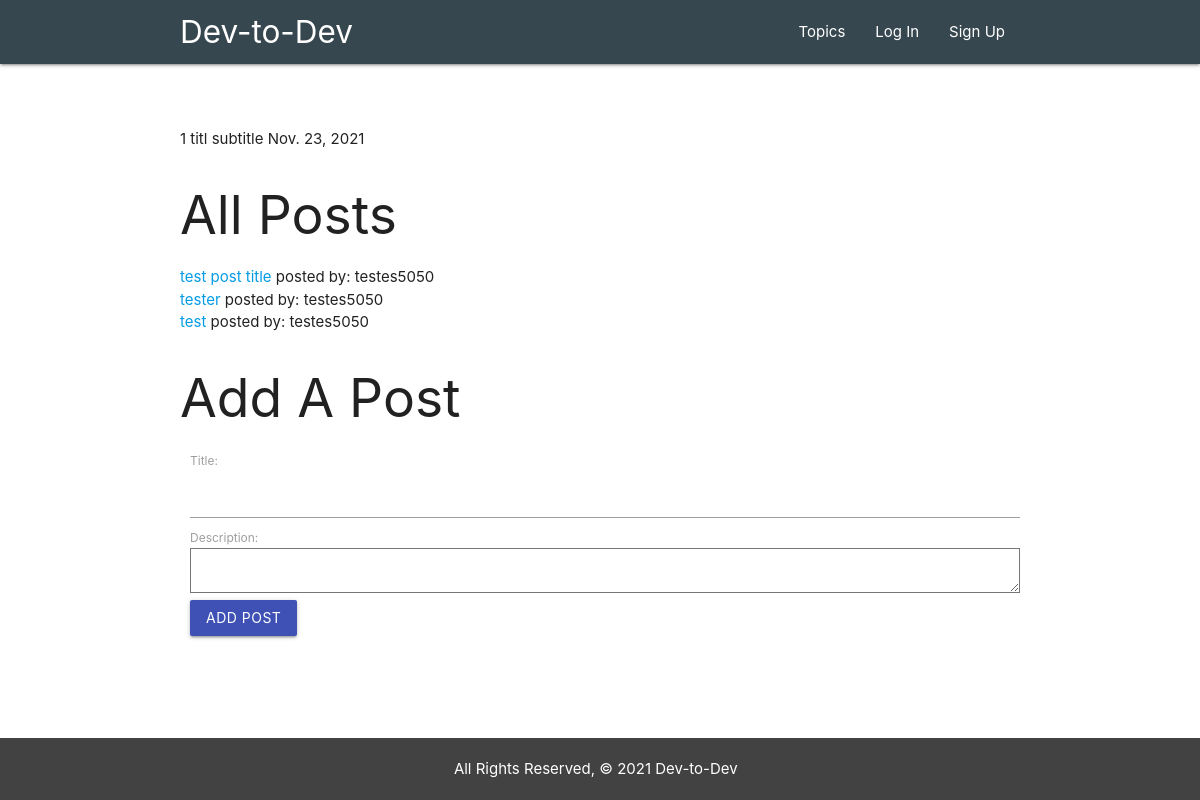
/topics/1/, run on the app's committed database.
### main_app/models.py (models this page shows, shortened)
class Topic(models.Model):
    title = models.CharField(max_length=50)
    subtitle = models.CharField(max_length=100)
    date = models.DateField('date_published', auto_now=True)

class Post(models.Model):
    title = models.CharField(max_length=50)
    description = models.TextField(max_length=250)
    score = models.IntegerField(default=0, editable=False)
    admin = models.BooleanField(default=False, editable=False)
    date = models.DateField('date_published', auto_now=True)
    topic = models.ForeignKey(Topic, on_delete=models.CASCADE)
    user = models.ForeignKey(User, on_delete=models.CASCADE)

### main_app/views.py (the view)
# urls.py: path('topics/<int:topic_id>/', views.topics_detail, name='detail'),
def topics_detail(request, topic_id):
  topic = Topic.objects.get(id=topic_id)
  post_form = PostForm()
  return render(request, 'topics/detail.html', {
    'topic': topic,
    'post_form': post_form,
  })

### main_app/forms.py
class PostForm(forms.ModelForm):
    class Meta:
        model = Post
        fields = ('title', 'description')

### main_app/templates/topics/detail.html (shortened to what this page needs)
{% extends 'base.html' %}
{% block content %}
<div class="container">
    {{ topic.id }}
    {{ topic.title }}
    {{ topic.subtitle }}
    {{ topic.date }}
</div>
<div class="container">
    <h2>All Posts</h2>
    {% for post in topic.post_set.all %}
    <div>
        <a href="{% url 'posts_detail' topic.id post.id %}">
            {{ post.title }}
        </a>
        posted by: {{ post.user }}
    </div>
    {% endfor %}
    <h2>Add A Post</h2>
    <form action="{% url 'posts_create' topic.id %}" method="post">
        {{ post_form.as_p }}
        <input class="btn indigo" type="submit" value="Add Post">
    </form>
</div>
{% endblock %}

### main_app/static/css/style.css (style rules this page uses)
* { box-sizing: border-box; margin: 0; }
body { display: flex; flex-direction: column; min-height: 100vh; }
form { padding-left: 10px; }

### data on the page
Topic: id "1", title "titl", subtitle "subtitle", date "Nov. 23, 2021"
Post: title "test post title", user "testes5050"
Post: title "tester", user "testes5050"
Post: title "test", user "testes5050"
